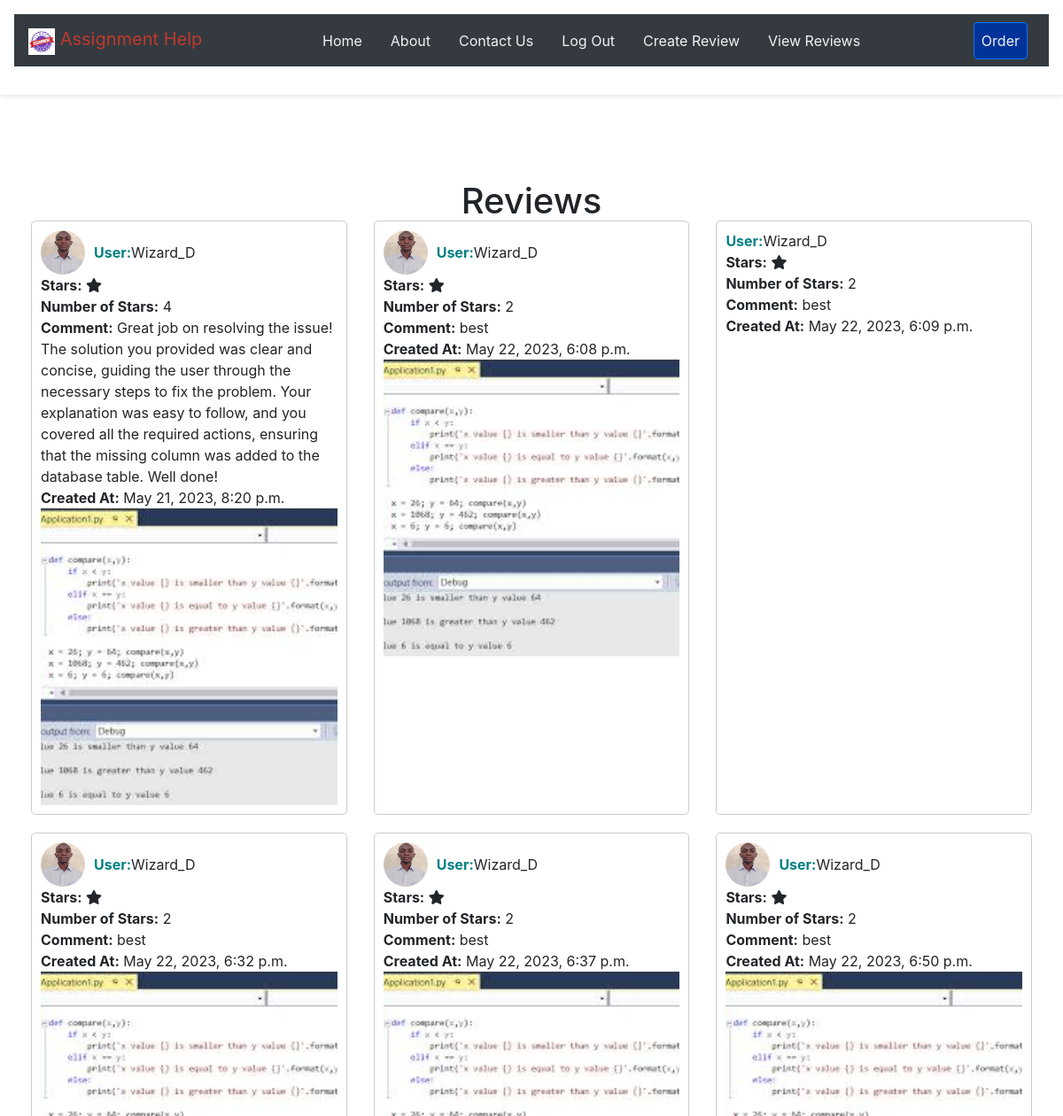
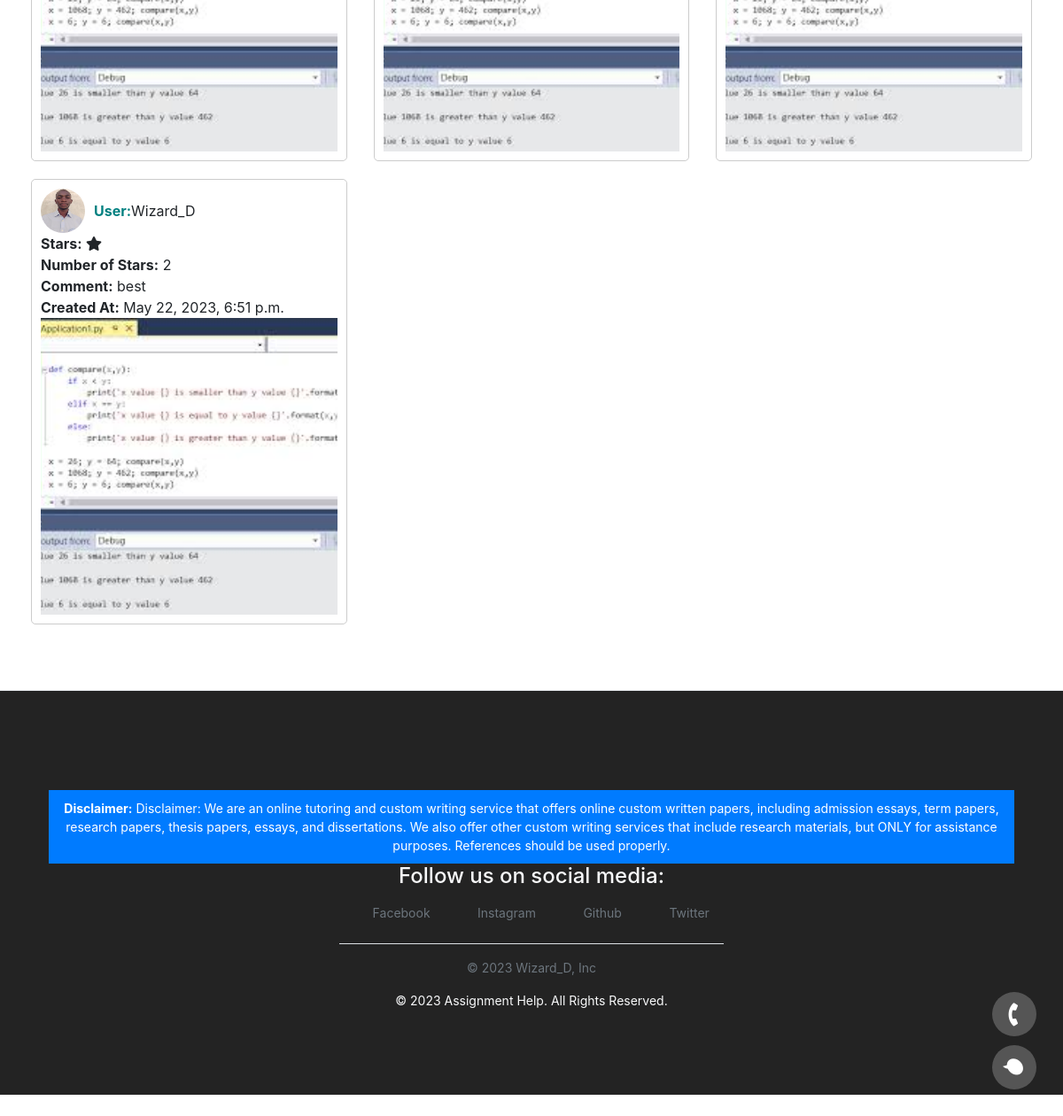
Page /reviews/ (signed in) on the earlier database version (2 pictures, top to bottom).
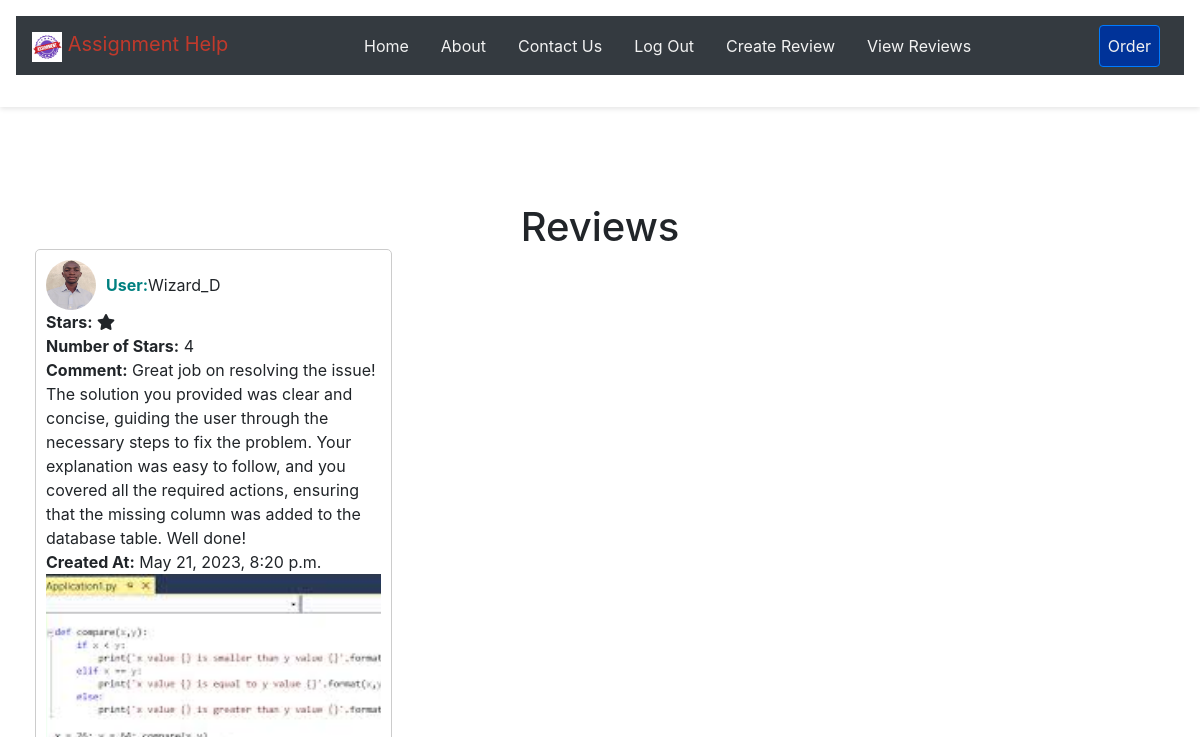
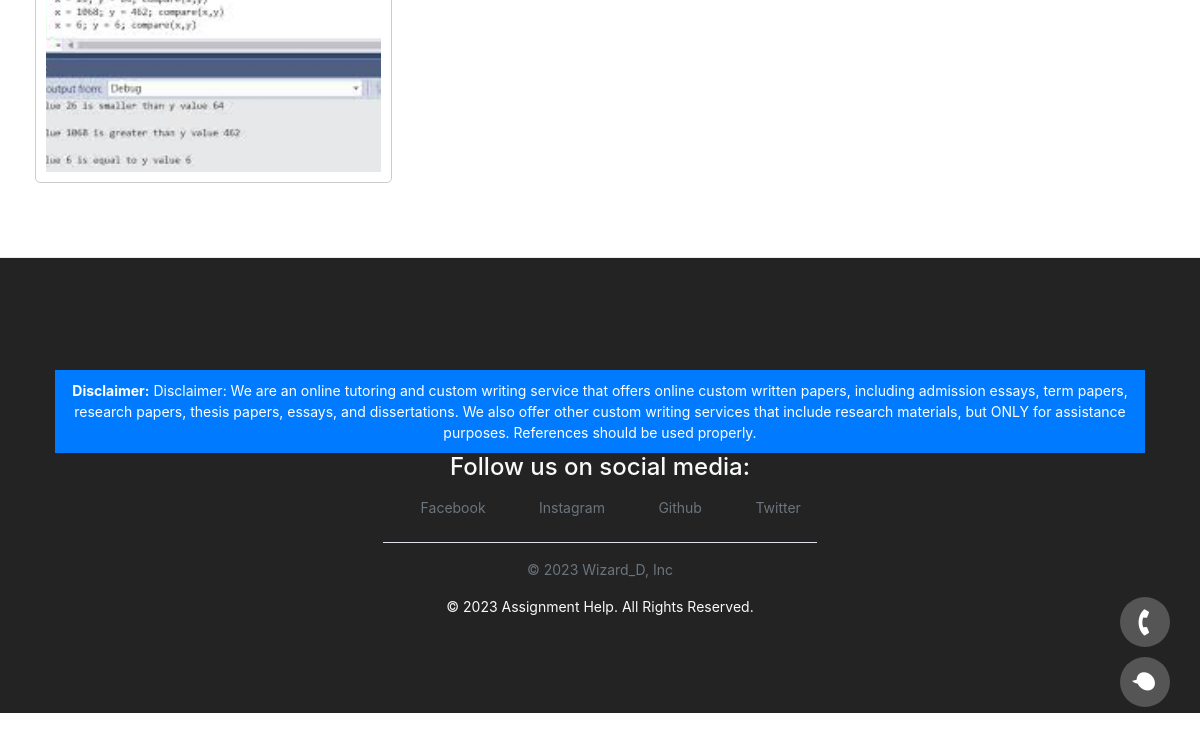
Same page on the later database version (2 pictures, top to bottom).
### reviews/models.py (models this page shows, shortened)
class Review(models.Model):
    user = models.ForeignKey(settings.AUTH_USER_MODEL, on_delete=models.CASCADE)
    stars = models.CharField(max_length=1, choices=[('1', '1'), ('2', '2'), ('3', '3'), ('4', '4'), ('5', '5')], blank=True, null=True)
    comment = models.TextField(blank=True)
    created_at = models.DateTimeField(auto_now_add=True)
    user_image = models.ImageField(upload_to='user_images', blank= True, null=True)
    comment_image = models.ImageField(upload_to='comment_images', blank=True, null=True)

### users/models.py (models this page shows)
class CustomUser(AbstractUser):
    pass

### reviews/views.py (the view)
# urls.py: path('', ReviewListView.as_view(), name='review_list'),
class ReviewListView(LoginRequiredMixin, ListView):
    model = Review
    template_name = 'reviews/review_list.html'
    context_object_name = 'reviews'
    login_url = '/accounts/login/'

### pages/templates/reviews/review_list.html (shortened to what this page needs)
{% extends 'base.html' %}
{% block content %}
  <h1>Reviews</h1>
  <div class="review-grid">
    {% for review in reviews %}
      <div class="review-item">
        <div class="user-info">
          {% if review.user_image %}
            <img src="{{ review.user_image.url }}" alt="User Image" class="review-image">
          {% endif %}
          <strong class="review-username">User:</strong> {{ review.user.username }}
        </div>
        <strong>Stars:</strong>
        {% for _ in review.stars|default:0 %}
          <i class="fas fa-star"></i>
        {% endfor %}
        <br>
        <strong>Number of Stars:</strong> {{ review.stars|default:"0" }}
        <br>
        <strong>Comment:</strong> {{ review.comment }}<br>
        <strong>Created At:</strong> {{ review.created_at }}<br>
        <div class="comment-image-container">
          {% if review.comment_image %}
            <img src="{{ review.comment_image.url }}" alt="Comment Image" class="comment-image">
          {% endif %}
        </div>
      </div>
    {% empty %}
      <div class="no-reviews">No reviews available.</div>
    {% endfor %}
  </div>
{% endblock %}
{% block footer %}
  {% include 'footer.html' %}
{% endblock %}

Differences in the rows shown:
removed Review: user_image (picture), user.username "Wizard_D", stars "2", comment "best", created_at "May 22, 2023, 6:08 p.m.", comment_image (picture)
removed Review: user.username "Wizard_D", stars "2", comment "best", created_at "May 22, 2023, 6:09 p.m."
removed Review: user_image (picture), user.username "Wizard_D", stars "2", comment "best", created_at "May 22, 2023, 6:32 p.m.", comment_image (picture)
removed Review: user_image (picture), user.username "Wizard_D", stars "2", comment "best", created_at "May 22, 2023, 6:37 p.m.", comment_image (picture)
removed Review: user_image (picture), user.username "Wizard_D", stars "2", comment "best", created_at "May 22, 2023, 6:50 p.m.", comment_image (picture)
removed Review: user_image (picture), user.username "Wizard_D", stars "2", comment "best", created_at "May 22, 2023, 6:51 p.m.", comment_image (picture)
